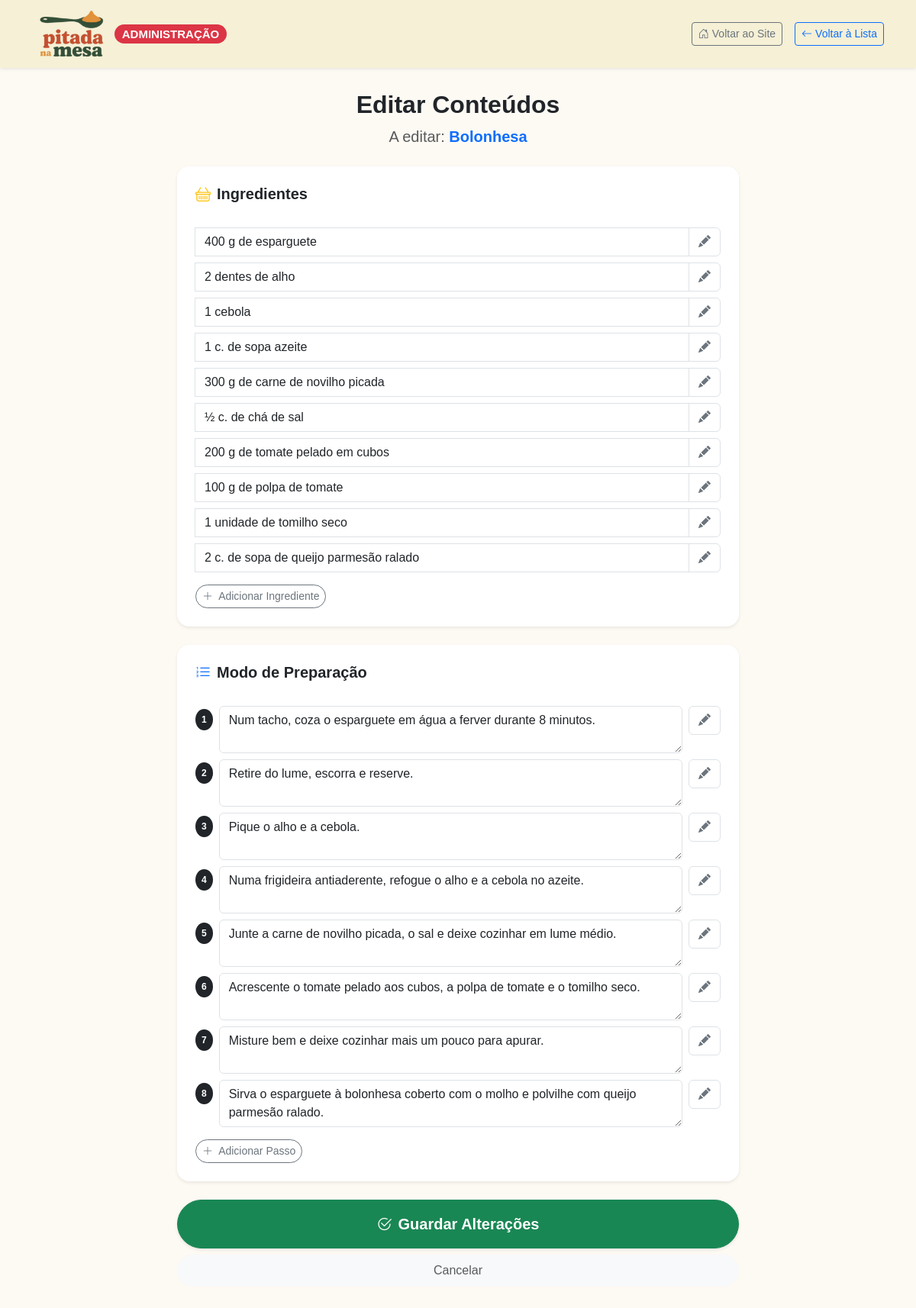
The app's page /admin/editar-receita.php?id=2 with its own data.
### tables this page shows
CREATE TABLE IF NOT EXISTS `receitas` (
  `id` int NOT NULL AUTO_INCREMENT,
  `titulo` varchar(100) NOT NULL,
  `categoria` varchar(50) DEFAULT NULL,
  `imagem` varchar(255) DEFAULT NULL,
  `tempo_preparo` int DEFAULT NULL,
  `descricao` text,
  `id_chef` int DEFAULT NULL,
  `id_utilizador` int DEFAULT NULL,
  `estado` tinyint(1) DEFAULT '1',
  PRIMARY KEY (`id`)
);

CREATE TABLE IF NOT EXISTS `ingredientes` (
  `id` int NOT NULL AUTO_INCREMENT,
  `id_receita` int NOT NULL,
  `nome` varchar(255) NOT NULL,
  PRIMARY KEY (`id`)
);

CREATE TABLE IF NOT EXISTS `preparacao` (
  `id` int NOT NULL AUTO_INCREMENT,
  `id_receita` int NOT NULL,
  `passo` text NOT NULL,
  `ordem` int NOT NULL,
  PRIMARY KEY (`id`)
);

### admin/editar-receita.php (the view, shortened to what this page needs)
<?php
require('includes/connection.php');
$idReceita = (int)$_GET['id'];
$stmt = $dbh->prepare("SELECT titulo FROM receitas WHERE id = ?");
$stmt->execute([$idReceita]);
$receita = $stmt->fetch(PDO::FETCH_ASSOC);
$stmtIng = $dbh->prepare("SELECT * FROM ingredientes WHERE id_receita = ?");
$stmtIng->execute([$idReceita]);
$listaIngredientes = $stmtIng->fetchAll(PDO::FETCH_ASSOC);
$stmtPassos = $dbh->prepare("SELECT * FROM preparacao WHERE id_receita = ? ORDER BY ordem ASC");
$stmtPassos->execute([$idReceita]);
$listaPassos = $stmtPassos->fetchAll(PDO::FETCH_ASSOC);
?>
<!DOCTYPE html>
<html lang="pt">
<head>
    <link href="../css/bootstrap.min.css" rel="stylesheet">
    <link href="../css/bootstrap-icons.min.css" rel="stylesheet">
    <link href="../css/style.css" rel="stylesheet">
</head>
<body>
    <nav class="navbar navbar-expand-lg shadow-sm fixed-top" style="background-color: rgb(245, 240, 214);">
      <div class="container">
        <a class="navbar-brand d-flex align-items-center" href="../index.php">
          <img src="../imgs/pitada.logo.png" alt="Logótipo" width="100" class="me-2">
          <span class="badge bg-danger rounded-pill">ADMINISTRAÇÃO</span>
        </a>
        <div class="d-flex align-items-center gap-3">
             <a href="../index.php" class="btn btn-outline-secondary btn-sm"><i class="bi bi-house-door me-1"></i>Voltar ao Site</a>
             <a href="gerir-receitas.php" class="btn btn-outline-primary btn-sm"><i class="bi bi-arrow-left me-1"></i>Voltar à Lista</a>
        </div>
      </div>
    </nav>
    <div class="container my-5">
        <div class="row justify-content-center">
            <div class="col-lg-8">
                <div class="text-center mb-4">
                    <h2 class="fw-bold text-dark">Editar Conteúdos</h2>
                    <p class="text-muted fs-5">A editar: <strong class="text-primary"><?php echo htmlspecialchars($receita['titulo']); ?></strong></p>
                </div>
                <form action="" method="POST">
                    <div class="card border-0 shadow-sm rounded-4 mb-4 overflow-hidden">
                        <div class="card-header bg-white border-bottom-0 pt-4 px-4">
                            <h5 class="fw-bold m-0"><i class="bi bi-basket me-2 text-warning"></i>Ingredientes</h5>
                        </div>
                        <div class="card-body p-4">
                            <div id="lista-ingredientes">
                                <?php if(count($listaIngredientes) > 0): ?>
                                    <?php foreach($listaIngredientes as $ing): ?>
                                        <div class="input-group mb-2">
                                            <input type="text" name="ing_texto[]" class="form-control" value="<?php echo htmlspecialchars($ing['nome']); ?>" required>
                                            <span class="input-group-text bg-white text-secondary">
                                                <i class="bi bi-pencil-fill"></i>
                                            </span>
                                        </div>
                                    <?php endforeach; ?>
                                <?php endif; ?>
                            </div>
                            <button type="button" class="btn btn-sm btn-outline-secondary rounded-pill mt-2" onclick="adicionarIngrediente()">
                                <i class="bi bi-plus-lg me-1"></i> Adicionar Ingrediente
                            </button>
                        </div>
                    </div>
                    <div class="card border-0 shadow-sm rounded-4 mb-4 overflow-hidden">
                        <div class="card-header bg-white border-bottom-0 pt-4 px-4">
                            <h5 class="fw-bold m-0"><i class="bi bi-list-ol me-2 text-primary"></i>Modo de Preparação</h5>
                        </div>
                        <div class="card-body p-4">
                            <div id="lista-passos">
                                <?php if(count($listaPassos) > 0): ?>
                                    <?php foreach($listaPassos as $index => $passo): ?>
                                        <div class="d-flex gap-2 mb-2 align-items-start passo-item">
                                            <span class="badge bg-dark rounded-circle p-2 mt-1 step-number"><?php echo $index + 1; ?></span>
                                            <textarea name="passo_texto[]" class="form-control" rows="2" required><?php echo htmlspecialchars($passo['passo']); ?></textarea>
                                            <span class="input-group-text bg-white text-secondary">
                                                <i class="bi bi-pencil-fill"></i>
                                            </span>
                                        </div>
                                    <?php endforeach; ?>
                                <?php endif; ?>
                            </div>
                            <button type="button" class="btn btn-sm btn-outline-secondary rounded-pill mt-2" onclick="adicionarPasso()">
                                <i class="bi bi-plus-lg me-1"></i> Adicionar Passo
                            </button>
                        </div>
                    </div>
                    <div class="d-grid gap-2">
                        <button type="submit" class="btn btn-success btn-lg rounded-pill fw-bold shadow-sm py-3">
                            <i class="bi bi-check2-circle me-2"></i>Guardar Alterações
                        </button>
                        <a href="gerir-receitas.php" class="btn btn-light rounded-pill py-2 text-muted">Cancelar</a>
                    </div>
                </form>
            </div>
        </div>
    </div>
</body>
</html>

### css/style.css (style rules this page uses)
body { background-color: rgb(253, 249, 243); padding-top: 70px; font-family: 'Trebuchet MS', 'Lucida Sans Unicode', 'Lucida Grande', 'Lucida Sans', Arial, sans-serif; }

### records on screen
receitas: titulo "Bolonhesa"
ingredientes: nome "400 g de esparguete"
ingredientes: nome "2 dentes de alho"
ingredientes: nome "1 cebola"
ingredientes: nome "1 c. de sopa azeite"
ingredientes: nome "300 g de carne de novilho picada"
ingredientes: nome "½ c. de chá de sal"
ingredientes: nome "200 g de tomate pelado em cubos"
ingredientes: nome "100 g de polpa de tomate"
ingredientes: nome "1 unidade de tomilho seco"
ingredientes: nome "2 c. de sopa de queijo parmesão ralado"
preparacao: passo "Num tacho, coza o esparguete em água a ferver durante 8 minutos."
preparacao: passo "Retire do lume, escorra e reserve."
preparacao: passo "Pique o alho e a cebola."
preparacao: passo "Numa frigideira antiaderente, refogue o alho e a cebola no azeite."
preparacao: passo "Junte a carne de novilho picada, o sal e deixe cozinhar em lume médio."
preparacao: passo "Acrescente o tomate pelado aos cubos, a polpa de tomate e o tomilho seco."
preparacao: passo "Misture bem e deixe cozinhar mais um pouco para apurar."
preparacao: passo "Sirva o esparguete à bolonhesa coberto com o molho e polvilhe com queijo parmesão ralado."
